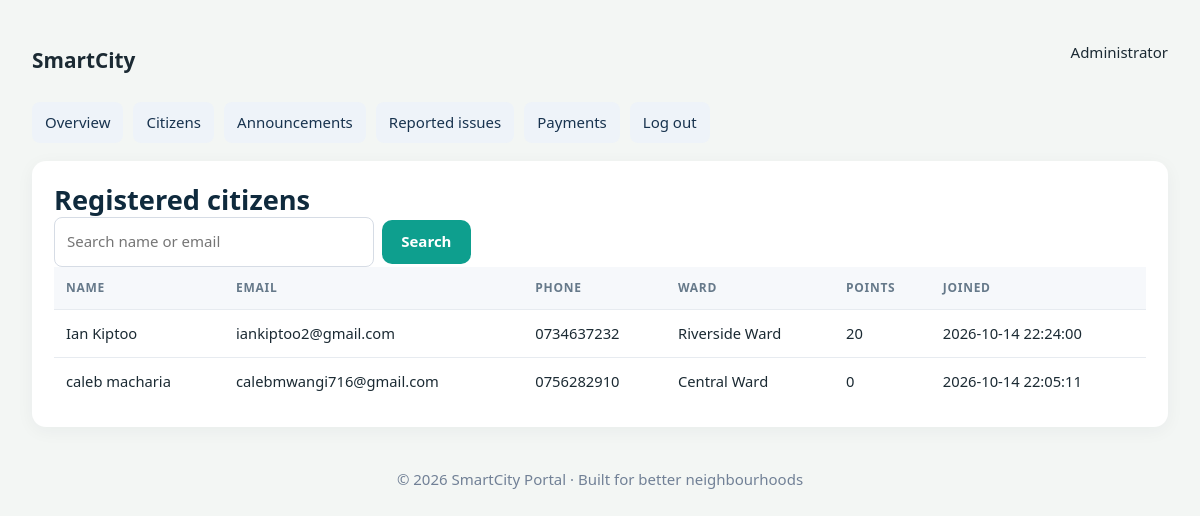
/admin/citizens (signed in), run on the app's committed database.
### tables this page shows
CREATE TABLE citizens (
      id INTEGER PRIMARY KEY AUTOINCREMENT, first_name TEXT NOT NULL, last_name TEXT NOT NULL,
      email TEXT NOT NULL UNIQUE, phone TEXT NOT NULL, national_id TEXT NOT NULL,
      ward TEXT NOT NULL, password_hash TEXT NOT NULL, points INTEGER NOT NULL DEFAULT 0,
      created_at TEXT NOT NULL DEFAULT CURRENT_TIMESTAMP
    );

### app.py (the view)
@app.route("/admin/citizens")
@admin_required
def admin_citizens():
    q=request.args.get("q","").strip()
    citizens=db().execute("""SELECT * FROM citizens WHERE first_name LIKE ? OR last_name LIKE ? OR email LIKE ? ORDER BY id DESC""",
                           (f"%{q}%",f"%{q}%",f"%{q}%")).fetchall()
    return render_template("admin_citizens.html",citizens=citizens,q=q)

### app.py (called while the page is built)
def db():
    if "db" not in g:
        g.db = sqlite3.connect(app.config["DATABASE"])
        g.db.row_factory = sqlite3.Row
        g.db.execute("PRAGMA foreign_keys = ON")
    return g.db

def admin_required(fn):
    @wraps(fn)
    def wrapper(*args, **kwargs):
        if session.get("admin_id") is None:
            flash("Please sign in as an administrator.", "error")
            return redirect(url_for("admin_login"))
        return fn(*args, **kwargs)
    return wrapper

@app.context_processor
def shared_context():
    return {"current_citizen": current_citizen() if session.get("citizen_id") else None,
            "is_admin": bool(session.get("admin_id"))}

### templates/admin_citizens.html
{% extends "base.html" %}{% block title %}Citizens &middot; SmartCity Admin{% endblock %}{% block content %}
<div class="panel">
 <h1>
  Registered citizens
 </h1>
 <form class="inline-form" method="get">
  <input name="q" placeholder="Search name or email" style="max-width:320px" value="{{q}}"/>
  <button class="btn">
   Search
  </button>
 </form>
 <div class="table-wrap">
  <table>
   <tr>
    <th>
     Name
    </th>
    <th>
     Email
    </th>
    <th>
     Phone
    </th>
    <th>
     Ward
    </th>
    <th>
     Points
    </th>
    <th>
     Joined
    </th>
   </tr>
   {% for c in citizens %}
   <tr>
    <td>
     {{c.first_name}} {{c.last_name}}
    </td>
    <td>
     {{c.email}}
    </td>
    <td>
     {{c.phone}}
    </td>
    <td>
     {{c.ward}}
    </td>
    <td>
     {{c.points}}
    </td>
    <td>
     {{c.created_at}}
    </td>
   </tr>
   {% else %}
   <tr>
    <td colspan="6">
     No citizens found.
    </td>
   </tr>
   {% endfor %}
  </table>
 </div>
</div>
{% endblock %}

### templates/base.html (shortened to what this page needs)
<!DOCTYPE html>
<html lang="en">
 <head>
  <link href="{{ url_for('static',filename='css/style.css') }}" rel="stylesheet"/>
 </head>
 <body>
  <div class="portal">
   <header class="topline">
    <a href="{{ url_for('admin_dashboard') if is_admin else (url_for('citizen_dashboard') if current_citizen else url_for('login')) }}" style="font-size:1.3rem;font-weight:800;text-decoration:none;color:inherit">
       SmartCity
    </a>
    <span>
     {% if current_citizen %}{{ current_citizen.first_name }} {{ current_citizen.last_name }} &middot; {{ current_citizen.points }} points{% elif is_admin %}Administrator{% else %}A smarter city starts with you{% endif %}
    </span>
   </header>
   {% if current_citizen %}
   <nav class="navlinks">
    <a href="{{url_for('citizen_dashboard')}}">
     Dashboard
    </a>
    <a href="{{url_for('citizen_announcements')}}">
     Announcements
    </a>
    <a href="{{url_for('citizen_issues')}}">
     Report an issue
    </a>
    <a href="{{url_for('citizen_suggestions')}}">
     Suggestions
    </a>
    <a href="{{url_for('citizen_payments')}}">
     Payments
    </a>
    <a href="{{url_for('citizen_waste')}}">
     Waste management
    </a>
    <a href="{{url_for('logout')}}">
     Log out
    </a>
   </nav>
   {% elif is_admin %}
   <nav class="navlinks">
    <a href="{{url_for('admin_dashboard')}}">
     Overview
    </a>
    <a href="{{url_for('admin_citizens')}}">
     Citizens
    </a>
    <a href="{{url_for('admin_announcements')}}">
     Announcements
    </a>
    <a href="{{url_for('admin_issues')}}">
     Reported issues
    </a>
    <a href="{{url_for('admin_payments')}}">
     Payments
    </a>
    <a href="{{url_for('logout')}}">
     Log out
    </a>
   </nav>
   {% endif %}
{% block content %}{% endblock %}
   <footer style="padding:25px 0;text-align:center;color:#718096">
    &copy; 2026 SmartCity Portal &middot; Built for better neighbourhoods
   </footer>
  </div>
 </body>
</html>

### static/css/style.css (style rules this page uses)
:root { --navy: #0f2a3d; --navy-2: #173a52; --teal: #0e9f8e; --teal-dark: #0a7c6f; --teal-soft: #d9f3ef; --amber: #f5a623; --amber-soft: #fff1d6; --bg: #f3f6f4; --card: #ffffff; --ink: #1b2a33; --muted: #66798a; --line: #e1e8eb; --red: #d64545; --red-soft: #fde4e4; --green: #2f9e63; --green-soft: #def5e8; --blue: #2f7fd1; --blue-soft: #dfecfb; --radius: 14px; --shadow: 0 1px 2px rgba(15, 42, 61, .06), 0 6px 20px rgba(15, 42, 61, .06); --font: "Segoe UI", system-ui, -apple-system, "Helvetica Neue", Arial, sans-serif; }
* { box-sizing: border-box; margin: 0; padding: 0; }
html { scroll-behavior: smooth; }
body { font-family: var(--font); background: var(--bg); color: var(--ink); line-height: 1.55; font-size: 15px; }
a { color: var(--teal-dark); text-decoration: none; }
h1, h2, h3, h4 { line-height: 1.25; color: var(--navy); }
h1 { font-size: 1.7rem; }
.btn { display: inline-block; padding: .65rem 1.2rem; border-radius: 10px; border: 0; background: var(--teal); color: #fff; font: inherit; font-weight: 600; cursor: pointer; text-align: center; transition: background .15s, transform .1s; }
input, select, textarea { width: 100%; padding: .65rem .8rem; border: 1.5px solid var(--line); border-radius: 10px; font: inherit; background: #fff; color: var(--ink); }
.table-wrap { overflow-x: auto; }
table { width: 100%; border-collapse: collapse; font-size: .92rem; }
th { text-align: left; font-size: .75rem; text-transform: uppercase; letter-spacing: .06em; color: var(--muted); padding: .7rem .8rem; border-bottom: 2px solid var(--line); white-space: nowrap; }
td { padding: .8rem; border-bottom: 1px solid var(--line); vertical-align: middle; }
tr:last-child td { border-bottom: 0; }

### templates/base.html (style rules this page uses)
.auth-card input,.auth-card select,.panel input,.panel select,.panel textarea { width:100%;padding:12px;border:1px solid #d6dce5;border-radius:8px;font:inherit }
.panel { background:#fff;border-radius:14px;padding:22px;margin:16px 0;box-shadow:0 4px 18px #12223a0c }
.portal { max-width:1180px;margin:0 auto;padding:22px }
.navlinks { display:flex;gap:10px;flex-wrap:wrap;margin:18px 0 }
.navlinks a { padding:9px 13px;border-radius:8px;background:#eef3f9;text-decoration:none;color:#18334f }
.btn { cursor:pointer;border:0 }
.table-wrap { overflow:auto }
table { width:100%;border-collapse:collapse }
th,td { text-align:left;padding:12px;border-bottom:1px solid #e7ebf0;vertical-align:top }
th { background:#f6f8fb }
.topline { display:flex;align-items:center;justify-content:space-between;gap:15px;flex-wrap:wrap }
.inline-form { display:flex;gap:8px;align-items:center;flex-wrap:wrap }

### data on the page
citizens: first_name "Ian", last_name "Kiptoo", email "iankiptoo2@gmail.com", phone "0734637232", ward "Riverside Ward", points "20", created_at "2026-10-14 22:24:00"
citizens: first_name "caleb", last_name "macharia", email "calebmwangi716@gmail.com", phone "0756282910", ward "Central Ward", points "0", created_at "2026-10-14 22:05:11"
